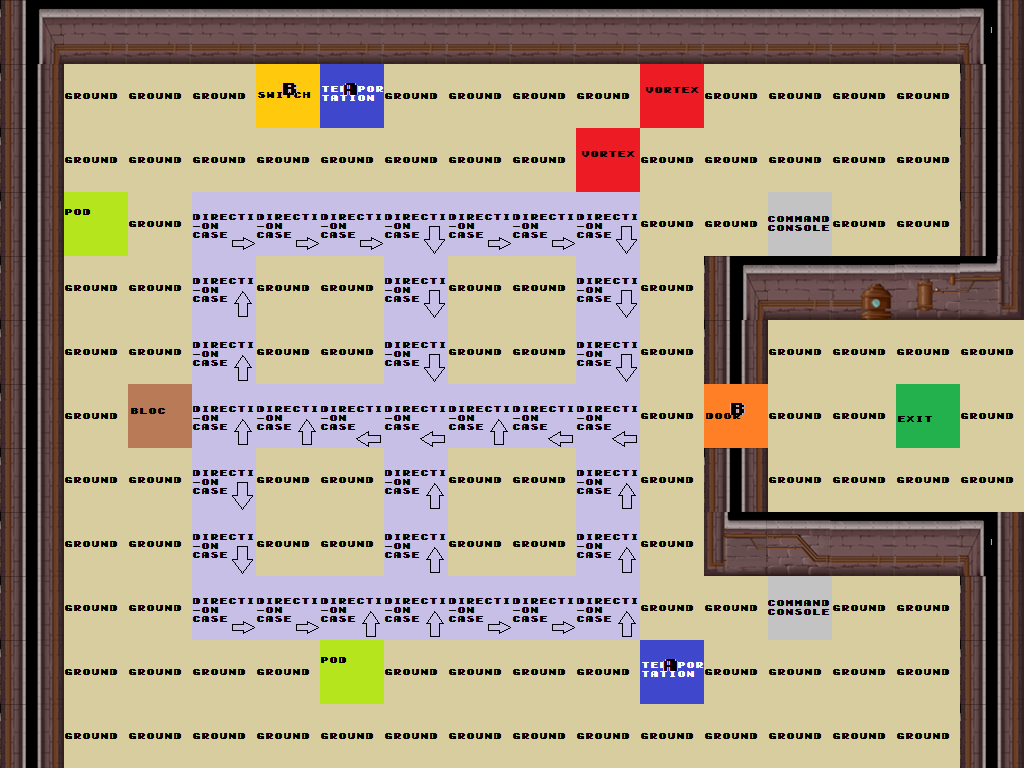

Tiled map render using the project's own tile images. Description and the map definition, with tile-layer contents summarised, below:
An orthogonal 16x12 tile map with 64x64 px tiles, 6 tile layers (Tiles, Objects, Links, blocs, ...), 3 tilesets.

<map version="1.0" orientation="orthogonal" width="16" height="12" tilewidth="64" tileheight="64">
 <tileset firstgid="1" name="typeOfCase" tilewidth="64" tileheight="64">
  <image source="../typeOfCase.png" width="1088" height="64" />
  <tile id="9">
   <properties>
    <property name="id" value="&quot;porte_1&quot;" />
   </properties>
  </tile>
 </tileset>
 <tileset firstgid="18" name="links" tilewidth="64" tileheight="64">
  <image source="../links.png" width="640" height="64" />
 </tileset>
 <tileset firstgid="28" name="graphs" tilewidth="64" tileheight="64">
  <image source="../renderTileSet.png" width="896" height="64" />
 </tileset>
 <layer name="Tiles" width="16" height="12" opacity="0.9">
  <data>[192 cells, 191 non-empty, 2 distinct tile ids]</data>
 </layer>
 <layer name="Objects" width="16" height="12">
  <properties>
   <property name="" value="" />
  </properties>
  <data>[192 cells, 44 non-empty, 11 distinct tile ids]</data>
 </layer>
 <layer name="Links" width="16" height="12">
  <data>[192 cells, 4 non-empty, 2 distinct tile ids]</data>
 </layer>
 <layer name="blocs" width="16" height="12">
  <data>[192 cells, 1 non-empty, 1 distinct tile ids]</data>
 </layer>
 <layer name="Render" width="16" height="12">
  <data>[192 cells, 41 non-empty, 9 distinct tile ids]</data>
 </layer>
 <layer name="RenderBis" width="16" height="12">
  <data>[192 cells, 33 non-empty, 8 distinct tile ids]</data>
 </layer>
</map>
